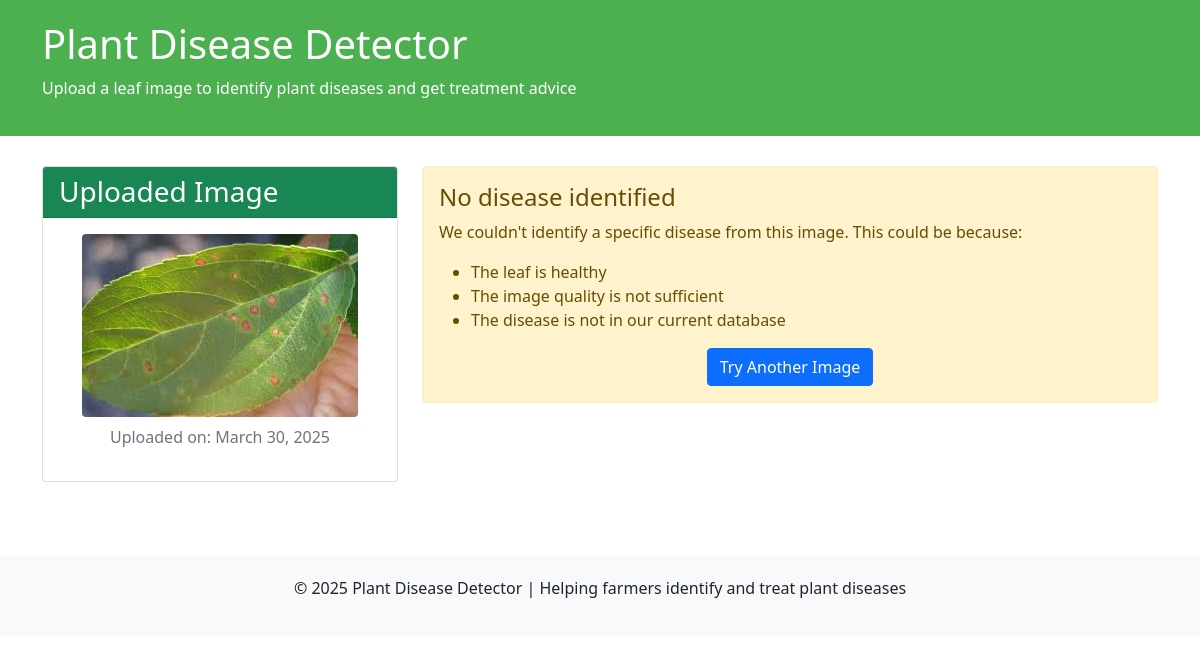
/result/3/, run on the app's committed database.
### disease_app/models.py (models this page shows, shortened)
class LeafImage(models.Model):
    image = models.ImageField(upload_to='uploads/')
    uploaded_at = models.DateTimeField(auto_now_add=True)
    result = models.ForeignKey(PlantDisease, on_delete=models.SET_NULL, null=True, blank=True)

### disease_app/views.py (the view)
# urls.py: path('result/<int:image_id>/', views.result_view, name='result'),
def result_view(request, image_id):
    leaf_image = get_object_or_404(LeafImage, id=image_id)
    context = {
        'leaf_image': leaf_image,
    }
    return render(request, 'disease_app/result.html', context)

### templates/disease_app/result.html
{% extends 'base.html' %}
{% block content %}
<div class="row">
    <div class="col-md-4">
        <div class="card mb-4">
            <div class="card-header bg-success text-white">
                <h3 class="mb-0">Uploaded Image</h3>
            </div>
            <div class="card-body text-center">
                <img src="{{ leaf_image.image.url }}" alt="Leaf Image" class="img-fluid rounded" style="max-height: 300px;">
                <p class="text-muted mt-2">Uploaded on: {{ leaf_image.uploaded_at|date:"F d, Y" }}</p>
            </div>
        </div>
    </div>
    <div class="col-md-8">
        {% if leaf_image.result %}
            <div class="result-container">
                <h2 class="text-center mb-4">Diagnosis Results</h2>
                <div class="alert alert-success">
                    <h4>Identified Disease: {{ leaf_image.result.name }}</h4>
                    <p>Plant Type: {{ leaf_image.result.plant_type }}</p>
                </div>
                <div class="mb-4">
                    <h4>Symptoms:</h4>
                    <p>{{ leaf_image.result.symptoms }}</p>
                </div>
                <div class="mb-4">
                    <h4>Causes:</h4>
                    <p>{{ leaf_image.result.causes }}</p>
                </div>
                <div class="mb-4">
                    <h4>Recommended Treatment:</h4>
                    <p>{{ leaf_image.result.treatment }}</p>
                </div>
                <div class="mb-4">
                    <h4>Prevention Tips:</h4>
                    <p>{{ leaf_image.result.prevention }}</p>
                </div>
                <div class="text-center mt-4">
                    <a href="{% url 'disease_app:home' %}" class="btn btn-primary">Analyze Another Leaf</a>
                </div>
            </div>
        {% else %}
            <div class="alert alert-warning">
                <h4>No disease identified</h4>
                <p>We couldn't identify a specific disease from this image. This could be because:</p>
                <ul>
                    <li>The leaf is healthy</li>
                    <li>The image quality is not sufficient</li>
                    <li>The disease is not in our current database</li>
                </ul>
                <div class="text-center mt-3">
                    <a href="{% url 'disease_app:home' %}" class="btn btn-primary">Try Another Image</a>
                </div>
            </div>
        {% endif %}
    </div>
</div>
{% endblock %}

### data on the page
LeafImage: image (picture), uploaded_at "March 30, 2025"
